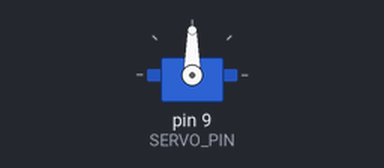
Bench run of a sketch on a simulated Arduino Uno, built with avr-gcc and run on an emulated ATmega328P. Shown: servo.

Above: at 0.05 s.
Timing chart, 0 to 4.6 s (numbered marks = the images above):
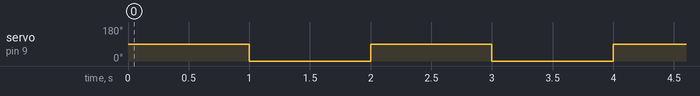

The sketch:

demo01.ino
```cpp
#include <Servo.h>

#define SERVO_PIN 9

Servo myservo;    // create a servo object

void setup()
{
    myservo.attach(SERVO_PIN); // attaches the servo on pin 9 to the servo object
}

void loop()
{
    myservo.write(90); // sets the servo position to 90 degrees
    delay(1000);       // waits for 1 second

    myservo.write(0);  // sets the servo position to 0 degrees
    delay(1000);       // waits for 1 second
}
```

Measured:
- by itself, servo on pin 9 (SERVO_PIN): alternates 90° for 1.0 s and 0° for 1.0 s
